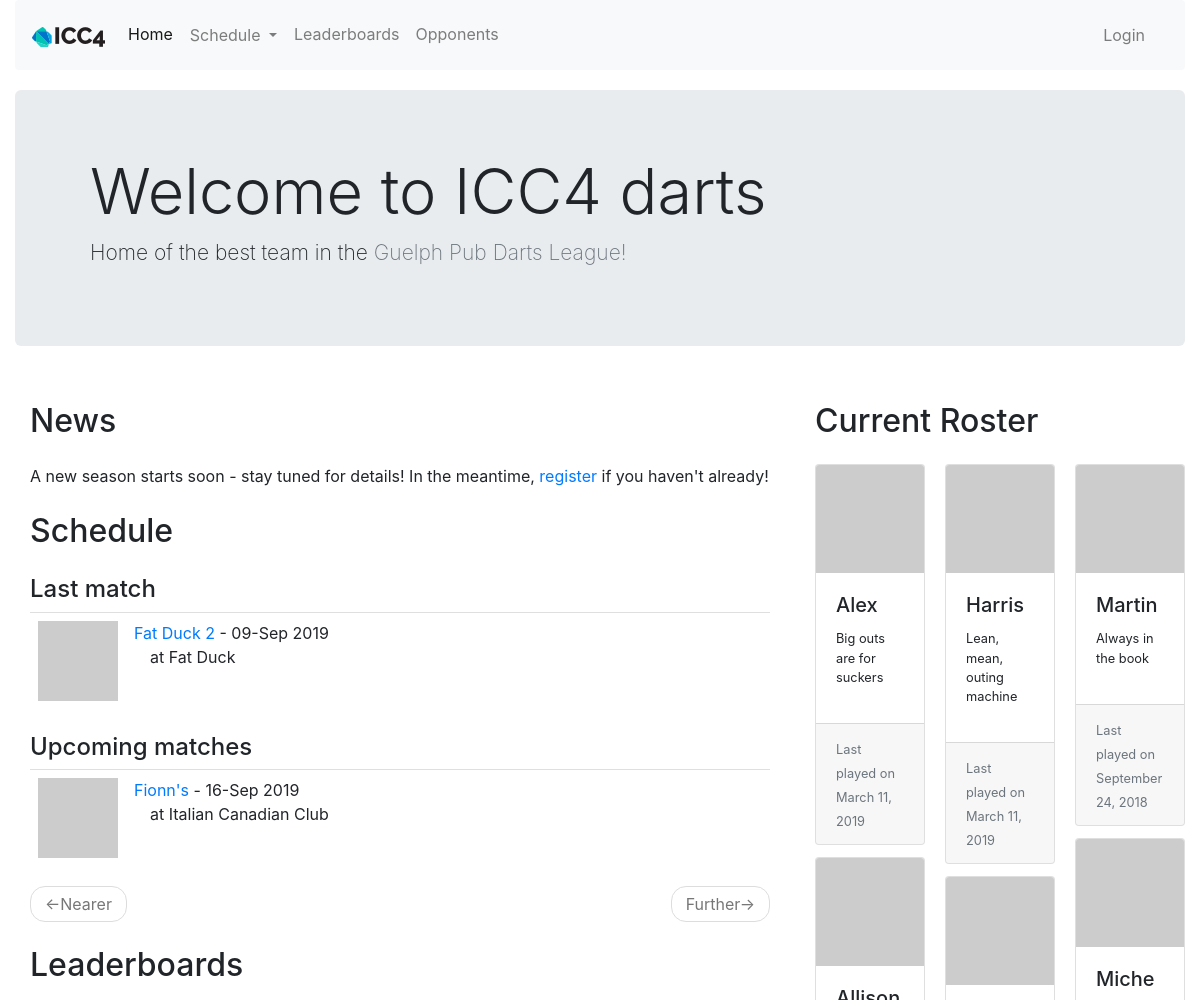
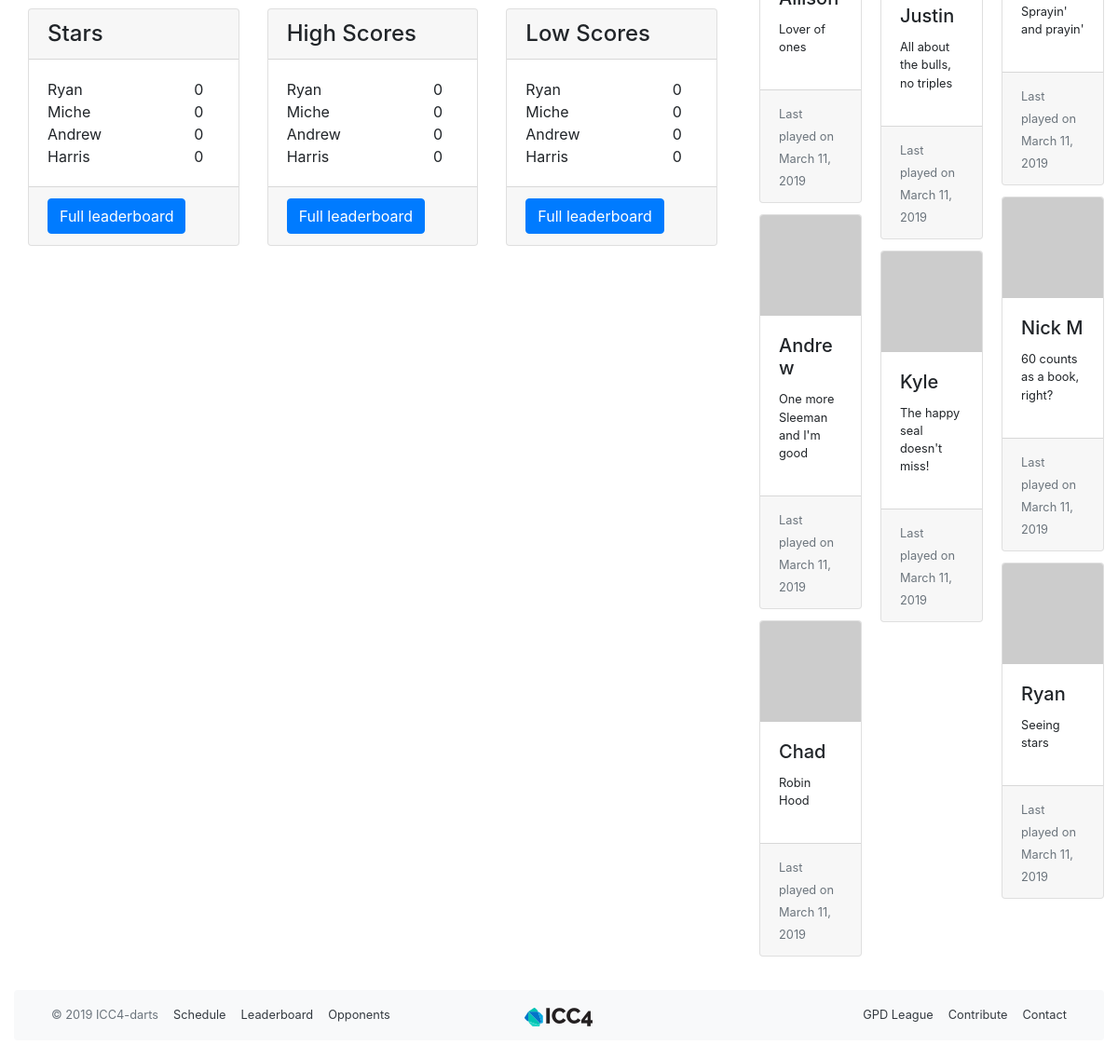
/index, run on the app's committed database (2 pictures, top to bottom).
### app/models.py (models this page shows, shortened)
class Team(db.Model):
    id = db.Column(db.Integer, primary_key=True)
    name = db.Column(db.String(64), index=True, unique=True)
    home_location = db.Column(db.String(64), index=True)
    address = db.Column(db.String(128), index=True)
    matches = db.relationship('Match', back_populates='opponent', lazy='dynamic')
    def avatar(self, size):
        digest = md5(self.name.lower().encode('utf-8')).hexdigest()
        return 'https://www.gravatar.com/avatar/{}?d=wavatar&s={}'.format(
            digest, size)

class Match(db.Model):
    id = db.Column(db.Integer, primary_key=True)
    opponent_id = db.Column(db.Integer, db. ForeignKey('team.id'))
    opponent = db.relationship('Team', back_populates='matches')
    date = db.Column(db.Date, index=True, default=date.today())
    location = db.Column(db.String(64))
    home_away = db.Column(db.String(32), index=True)
    match_type = db.Column(db.String(32), index=True)
    games = db.relationship('Game', back_populates='match', lazy='dynamic')
    team_score = db.Column(db.Integer, index=True)
    opponent_score = db.Column(db.Integer, index=True)
    win = db.Column(db.Boolean, index=True, default=None)
    overtime = db.Column(db.Boolean, index=True, default=False)
    match_summary = db.Column(db.String(512))
    food = db.Column(db.String(128))
    season_id = db.Column(db.Integer, db. ForeignKey('season.id'))
    season = db.relationship('Season', back_populates='matches')
    match_stats = db.relationship('MatchStats', uselist=False, back_populates='match')
    high_scores = db.relationship('HighScore', back_populates='match', lazy='dynamic')
    low_scores = db.relationship('LowScore', back_populates='match', lazy='dynamic')
    checked_players = association_proxy('checked_players_association', 'player')
    reminder_email_sent = db.Column(db.Date)

class Player(db.Model):
    id = db.Column(db.Integer, primary_key=True)
    nickname = db.Column(db.String(64), index=True, unique=True)
    first_name = db.Column(db.String(64), index=True)
    last_name = db.Column(db.String(64), index=True)
    tagline = db.Column(db.String(64))
    is_active = db.Column(db.Boolean, index=True, default=True)
    games = association_proxy('games_association', 'game')
    last_match_id = db.Column(db.Integer, db.ForeignKey('match.id'))
    last_match = db.relationship('Match', foreign_keys=[last_match_id])
    first_match_id = db.Column(db.Integer, db.ForeignKey('match.id'))
    first_match = db.relationship('Match', foreign_keys=[first_match_id])
    high_scores = db.relationship('HighScore', back_populates='player', lazy='dynamic')
    low_scores = db.relationship('LowScore', back_populates='player', lazy='dynamic')
    user_id = db.Column(db.Integer, db.ForeignKey('user.id'))
    user = db.relationship('User', back_populates='player')
    checked_matches = association_proxy('checked_matches_association', 'match')
    def avatar(self, size):
        if self.user:
            return self.user.avatar(size)
        else:
            digest = md5(self.nickname.lower().encode('utf-8')).hexdigest()
        return 'https://www.gravatar.com/avatar/{}?d=robohash&s={}'.format(
            digest, size)
    def tidbit(self):
        phrases = ['Bull\'s-eye hunter', 'Lean, mean, outing machine', 'All about the bulls, no triples',
            'Sprayin\' and prayin\'', 'Lover of ones', 'Only shoots 19\'s', 'Double 8 or bust', 'Triple 20 is my jam',
            'Fish and chips are good', 'Always wants to diddle', 'Big outs are for suckers', '60 counts as a book, right?',
            'One more Sleeman and I\'m good', 'Steady hands and a sharp eye', 'Will pay for triples', 'Shanghai for the win',
            'Low scores are sexy', 'Always in the book', 'Seeing stars', 'Shooter McGavin', 'Robin Hood',
            'Is this board regulation height?', 'I\'m only here for the snacks', 'Chalker\'s beer royalty']
        return random.choice(phrases)

class PlayerSeasonStats(db.Model):
    id = db.Column(db.Integer, primary_key=True)
    player_id = db.Column(db.Integer, db. ForeignKey('player.id'))
    player = db.relationship('Player')
    season_id = db.Column(db.Integer, db. ForeignKey('season.id'))
    season = db.relationship('Season')
    matches_played = db.Column(db.Integer)
    matches_won = db.Column(db.Integer)
    matches_lost = db.Column(db.Integer)
    games_played = db.Column(db.Integer)
    games_won = db.Column(db.Integer)
    games_lost = db.Column(db.Integer)
    total_stars = db.Column(db.Integer)
    total_high_scores = db.Column(db.Integer)
    total_low_scores = db.Column(db.Integer)

### app/main/routes.py (the view)
@bp.route('/', methods=['GET', 'POST'])
@bp.route('/index', methods=['GET', 'POST'])
def index():
    all_players = Player.query.filter_by(is_active=True).order_by(Player.nickname).all()
    page = request.args.get('page', 1, type=int)
    last_match = Match.query.filter(Match.date<date.today()).order_by(Match.date.desc()).first()
    schedule = Match.query.filter(Match.date>=date.today()).order_by(Match.date).paginate(
        page, current_app.config['MATCH_PER_PAGE'], False)
    next_url = url_for('main.index', page=schedule.next_num) \
        if schedule.has_next else None
    prev_url = url_for('main.index', page=schedule.prev_num) \
        if schedule.has_prev else None
    leader_board_list = [
        LeaderBoardCard('Stars',PlayerSeasonStats.query.join(Player).\
            filter(PlayerSeasonStats.season==current_season()).\
            with_entities(Player.nickname,PlayerSeasonStats.total_stars).\
            order_by(PlayerSeasonStats.total_stars.desc()).limit(4).all()),
        LeaderBoardCard('High Scores',PlayerSeasonStats.query.join(Player).\
            filter(PlayerSeasonStats.season==current_season()).\
            with_entities(Player.nickname,PlayerSeasonStats.total_high_scores).\
            order_by(PlayerSeasonStats.total_high_scores.desc()).limit(4).all()),
        LeaderBoardCard('Low Scores',PlayerSeasonStats.query.join(Player).\
            filter(PlayerSeasonStats.season==current_season()).\
            with_entities(Player.nickname,PlayerSeasonStats.total_low_scores).\
            order_by(PlayerSeasonStats.total_low_scores.desc()).limit(4).all()) ]
    return render_template('index.html', title=None,
        schedule=schedule.items, next_url=next_url, prev_url=prev_url,
        all_players=all_players, last_match=last_match,leader_board_list=leader_board_list)

### app/main/leaderboard_card.py (called while the page is built)
    def get_list(self):
        return self.columns

### app/main/routes.py (called while the page is built)
@bp.before_request
def before_request():
    g.all_seasons = Season.query.order_by(Season.start_date.desc()).all()

### app/models.py (called while the page is built)
def current_season(last=0):
    return season_from_date(date.today()-last*timedelta(365))

def season_from_date(date):
    season = Season.query.filter(Season.start_date <= date).filter(Season.end_date >= date).first()
    if season is None:
        season = Season.query.order_by(Season.end_date.desc()).first()
    return season

    def avatar(self, size):
        digest = md5(self.email.lower().encode('utf-8')).hexdigest()
        return 'https://www.gravatar.com/avatar/{}?d=robohash&s={}'.format(
            digest, size)

### app/templates/index.html (shortened to what this page needs)
{% extends "base.html" %}
{% import 'bootstrap/wtf.html' as wtf %}
{% from "_leaderboard.html" import draw_leaderboard with context %}
{% block head %}
{{ super() }}
{% endblock %}
{% block app_content %}
<div class="jumbotron jumbotron-fluid">
  <div class="container">
    <h1 class="display-4">Welcome to ICC4 darts</h1>
    <p class="lead">Home of the best team in the <a class="text-muted" target="_blank" href="http://www.sentex.net/~pmartin/">Guelph Pub Darts League!</a></p>
  </div>
</div>
<div class="row">
  <div class="col-lg-8">
    <div class="col">
      <h2 class="my-4">News</h2>
      <p>A new season starts soon - stay tuned for details! In the meantime,
        <a href="{{ url_for('auth.login') }}"> register</a> if you haven't already!</p>
    </div>
    <div class="col">
      <h2 class="my-4">Schedule</h2>
      <h4>Last match</h4>
      {% if last_match %}
      {% with match = last_match %}
        {% include '_match.html' %}
      {% endwith %}
      {% endif %}
      <br>
      <h4>Upcoming matches</h4>
      {% for match in schedule %}
        {% include '_match.html' %}
      {% endfor %}
      <nav aria-label="...">
        <ul class="pager">
          <li class="previous{% if not prev_url %} disabled{% endif %}">
            <a href="{{ prev_url or '#' }}">
              <span aria-hidden="true">&larr;</span>Nearer
            </a>
          </li>
          <li class="next{% if not next_url %} disabled{% endif %}">
            <a href="{{ next_url or '#' }}">
              Further<span aria-hidden="true">&rarr;</span>
            </a>
          </li>
        </ul>
      </nav>
    </div>
    <div class="col">
    <h2 class="my-4">Leaderboards</h2>
      <div class="row">
          {% for card in leader_board_list %}
              {{  draw_leaderboard(card)  }}
          {% endfor %}
      </div>
    </div>
  </div>
  <div class="col-lg-4">
  <h2 class="my-4">Current Roster</h2>
    <div class="card-columns">
    {% for player in all_players %}
    {% include '_player.html' %}
    {% endfor %}
    </div>
  </div>
</div>
{% endblock %}

### app/templates/_leaderboard.html
{% macro draw_leaderboard(leaderboard_card) %}
<div class="col-lg-4 mb-4">
    <div class="card h-100">
        <h4 class="card-header">{{leaderboard_card.name}}</h4>
        <div class="card-body">
            <table style="width:100%">
                {% for rows in leaderboard_card.get_list() %}
                <tr>
                    {% for i in rows %}
                        <td> {{ i }} </td>
                    {% endfor %}
                </tr>
                {% endfor %}
            </table>
        </div>
        <div class="card-footer">
            <a href="{{ [url_for('main.leaderboard', year_str='current'), '?board=', leaderboard_card.name.lower()]|join('') }}" class="btn btn-primary">Full leaderboard</a>
        </div>
    </div>
</div>
{% endmacro %}

### app/templates/_match.html (shortened to what this page needs)
<div class="match-card">
    <div class="team-avatar">
        <img src="{{ match.opponent.avatar(70) }}">
    </div>
    <div class="team-info">
        <a href="{{ url_for('main.opponent', id=match.opponent_id) }}">
            {{ match.opponent.name }}
        </a>
        - {{ match.date.strftime('%d-%b %Y') }}
        <br>
        {% if match.home_away == 'away' %}
        &emsp;at {{ match.opponent.home_location }}
        {% else %}
        &emsp;at Italian Canadian Club
        {% endif %}
        {% if match.win != None %}
        <h5>{% if match.win == True %}W{% else %}L{% endif %}&ensp;
            <small>{{ match.team_score }} - {{ match.opponent_score }}</small>
        </h5>
        {% else %}
        <h5>&ensp;</h5>
        {% endif %}
    </div>
</div>

### app/templates/_player.html
<div class="card d-inline-block">
  <a href="{{ url_for('main.player', nickname=player.nickname) }}"><img class="card-img-top" src="{{ player.avatar(256) }}" alt="{{ player.nickname }}"></a>
  <div class="card-body">
    <h5 class="card-title">{{ player.nickname }}</h5>
    <small><p>
    {% if player.tagline %}{{ player.tagline }}
    {% else %}{{ player.tidbit() }}
    {% endif %}
  </p>
    </small>
  </div>
  <div class="card-footer">
    <small class="text-muted">Last played on {{ player.last_match.date.strftime('%B %d, %Y') }}</small>
  </div>
</div>

### app/static/css/main.css (style rules this page uses)
html { font-size: 100%; }
.match-card { border-top: 1px solid rgba(0,0,0,.125); text-decoration: none; display: block; position:relative; }
.team-avatar { display: inline-block; float: left; padding: 8px; }
.team-info { display:inline-block; padding: 8px; z-index: 2; position:relative; }

### app/templates/index.html (style rules this page uses)
@media (min-width:256px) { .card-columns { column-count: 3; } }
@media (min-width:576px) { .card-columns { column-count: 3; } }
@media (min-width:768px) { .card-columns { column-count: 4; } }
@media (min-width:992px) { .card-columns { column-count: 2; } }
@media (min-width:1200px) { .card-columns { column-count: 3; } }

### data on the page
Team: opponent.name "Fat Duck 2", opponent.home_location "Fat Duck"
Match: date "09-Sep 2019"
Match: opponent.name "Fionn's", date "16-Sep 2019", home_away "at Italian Canadian Club"
PlayerSeasonStats: rows "0" "0" "0"
Player: nickname "Ryan", tidbit "Seeing stars", last_match "March 11, 2019"
PlayerSeasonStats: rows "0" "0" "0"
Player: nickname "Miche", tidbit "Sprayin' and prayin'", last_match "March 11, 2019"
PlayerSeasonStats: rows "0" "0" "0"
Player: nickname "Andrew", tidbit "One more Sleeman and I'm good", last_match "March 11, 2019"
PlayerSeasonStats: rows "0" "0" "0"
Player: nickname "Harris", tidbit "Lean, mean, outing machine", last_match "March 11, 2019"
Player: nickname "Alex", tidbit "Big outs are for suckers", last_match "March 11, 2019"
Player: nickname "Allison", tidbit "Lover of ones", last_match "March 11, 2019"
Player: nickname "Chad", tidbit "Robin Hood", last_match "March 11, 2019"
Player: nickname "Justin", tidbit "All about the bulls, no triples", last_match "March 11, 2019"
Player: nickname "Kyle", tagline "The happy seal doesn't miss!", last_match "March 11, 2019"
Player: nickname "Martin", tidbit "Always in the book", last_match "September 24, 2018"
Player: nickname "Nick M", tidbit "60 counts as a book, right?", last_match "March 11, 2019"

### other printed values
{{ leaderboard_card.name }} "Stars" "High Scores" "Low Scores"
